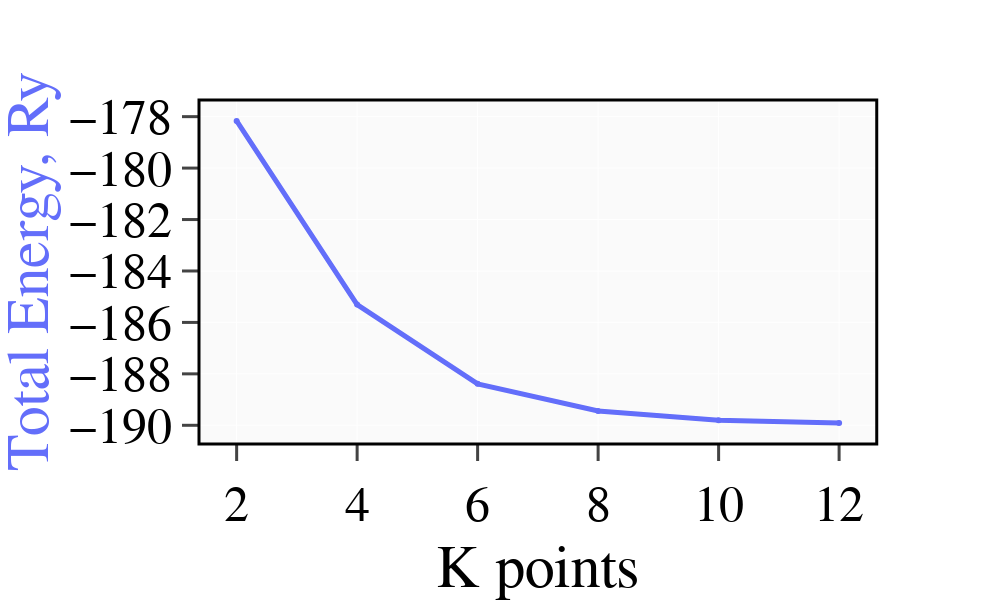

Notebook cell for this chart:
### Code cell
# Create figure with secondary y-axis
fig = make_subplots(specs=[[{"secondary_y": True}]])

color_dict = px.colors.qualitative.Plotly

# Add traces
fig.add_trace(
    go.Scatter(x=kpts_values,
               y=kpoints_total_energy,
               line_color=color_dict[0],
               line_width=5,
               showlegend=False,
               name=''
               ),
    secondary_y=False,)

# Add figure title
fig.update_layout(font_size = 50,
                  font_color='black',
                #title = f"date: 24.02.24 <br> Mixture: Methyl solution",
                title_x = 0.5,
                #legend_title = "Measurement<br>parameters",
                legend_font_size = 50,
                plot_bgcolor = 'rgba(250,250,250,1)',
                width = 1000,
                height = 600,   
                # X-axis
                xaxis_title = "K points",
                xaxis_nticks = 7,
                xaxis_ticklen = 16,
                xaxis_tickwidth = 3,
                xaxis_ticks = 'outside',
                # Y-axis-right
                yaxis_title = "Total Energy, Ry",
                yaxis_titlefont_color=color_dict[0],
                yaxis_nticks = 12,
                yaxis_ticklen = 16,
                yaxis_tickwidth = 3,                                           
                yaxis_ticks = 'outside',
                # Y-axis-left
                yaxis2_title = "Refractive Index",
                yaxis2_titlefont_color=color_dict[2],
                yaxis2_nticks = 12,
                yaxis2_ticklen = 16,
                yaxis2_tickwidth = 3,                                           
                yaxis2_ticks = 'outside' 
                )   

fig.add_shape(type="rect",
                xref="paper",
                yref="paper",
                x0=0,
                y0=0,
                x1=0.94,
                y1=1.0,
        line=dict(
            color="black",
                width=3,))
fig.layout.font.family = 'sans-serif'
fig.write_image(file=opt_kpoints_path / "TotEnerg_vs_Kpoints.png",
                format='png',
                width=2250,
                height=1500,
                scale=1
                )
fig.show()

### Figure 1 — Plotly figure (JSON) as saved in the notebook; plotly's stock layout.template omitted (floating-point values rounded to 4 significant figures)
{"data": [{"line": {"color": "#636EFA", "width": 5}, "name": "6 V", "showlegend": false, "type": "scatter", "x": [2, 4, 6, 8, 10, 12], "xaxis": "x", "y": [-178.2, -185.3, -188.4, -189.4, -189.8, -189.9, -189.9, -189.9, -189.9, -189.9, -189.9], "yaxis": "y"}], "layout": {"font": {"color": "black", "family": "sans-serif", "size": 50}, "height": 600, "legend": {"font": {"size": 50}}, "plot_bgcolor": "rgba(250,250,250,1)", "shapes": [{"line": {"color": "black", "width": 3}, "type": "rect", "x0": 0, "x1": 0.94, "xref": "paper", "y0": 0, "y1": 1, "yref": "paper"}], "title": {"x": 0.5}, "width": 1000, "xaxis": {"anchor": "y", "domain": [0, 0.94], "nticks": 7, "ticklen": 16, "ticks": "outside", "tickwidth": 3, "title": {"text": "K points"}}, "yaxis": {"anchor": "x", "domain": [0, 1], "nticks": 12, "ticklen": 16, "ticks": "outside", "tickwidth": 3, "title": {"font": {"color": "#636EFA"}, "text": "Total Energy, Ry"}}, "yaxis2": {"anchor": "x", "nticks": 12, "overlaying": "y", "side": "right", "ticklen": 16, "ticks": "outside", "tickwidth": 3, "title": {"font": {"color": "#00CC96"}, "text": "Refractive Index"}}}}
